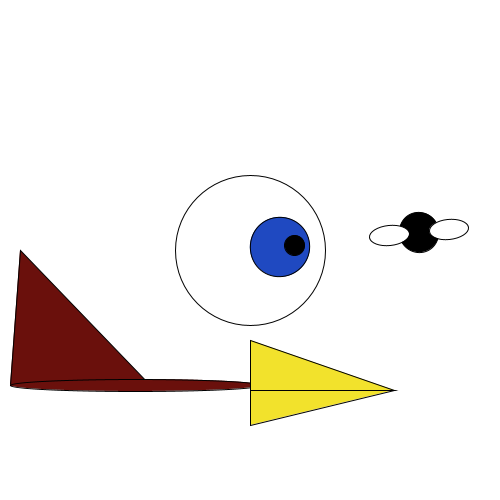
Frame 1 (no input)
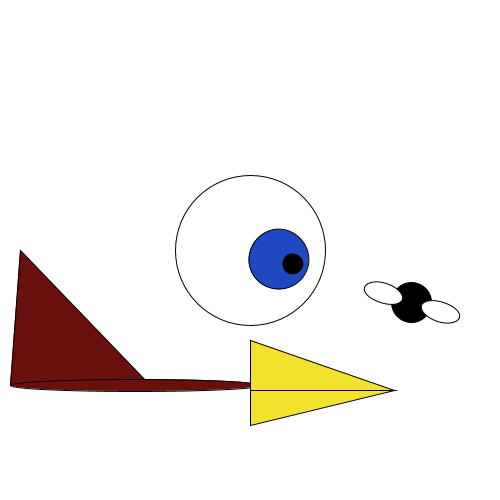
Frame 60 (the mouse pressed at the canvas centre just before this capture)
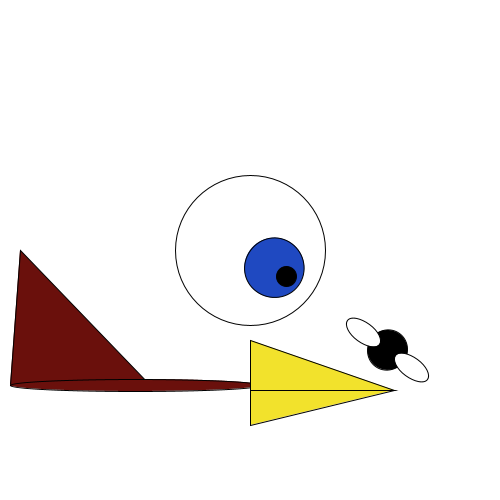
Frame 120 (the mouse held since frame 60 and released just before this capture)

The Processing sketch that drew these frames (run headless with seeded random() and noise(); from frame 60 on, the mouse is pressed at the canvas centre):

// Processing sketch: processing_122666
// ── processing_122666.pde

void setup()
{
  size(500, 500);
  background(255);
}

void draw()
{

  //Ziffern (= Wimpern)
  translate(width/2, height/2); 
  for (int i=0; i<360; i+=6) {  
    pushMatrix();
    stroke(0);
    rotate(radians(i));
    line(0, 0, 0, 110);
    popMatrix();

    
    // Augapfel
    fill(0);
    ellipse(0, 0, 50, 50);
    background(255);
    stroke(0);
    fill(255);
    ellipse(0, 0, 150, 150);
    
    
    //Iris & Pupille
    float sec = map(second(), 0, 60, 0, 360);
    pushMatrix();
    rotate(radians(sec));
    fill(#1F49C1);
    ellipse(0, -30, 60, 60);
    fill(0);
    ellipse(0, -45, 20, 20);
    popMatrix();
  }

//Körper
{int h = hour()*4; 
  fill(#6A100C); 
  stroke(0);
  triangle(-240,135,-100,135,-230,0); 
  ellipse(-115, 135, 250, -h);
  
 

//Schnabel
  {int min = minute()*4; 
  fill(#F2E22C); 
  stroke(0); 
  triangle(0,90,min,140,0,140);
  triangle(0,140,min,140,0,175); 
  } 



  
 
  
}
  //Fliege (= Sekundenzeiger)
  float sec = map(second(), 0, 60, 0, 360);
  pushMatrix();
  rotate(radians(sec));
  stroke(0);
  fill(0);
  ellipse(0, -170, 40, 40);
  stroke(0);
  fill(255);
  ellipse(0, -200, 20, 40);
  ellipse(0, -140, 20, 40);
  popMatrix();
 
  




 }
